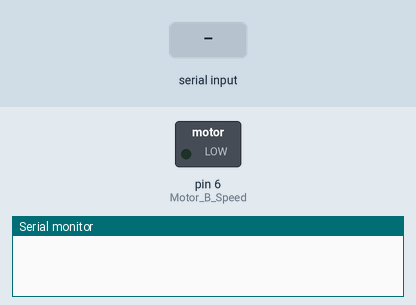
A sketch run on a simulated Arduino Uno, built with avr-gcc and run on an emulated ATmega328P. On the bench: switched loads named in the sketch (green lamp = pin HIGH), the last lines printed to the serial monitor. The test bench sets the inputs (shaded band).

Above: at 1.2 s.
1.3 s: "90,45\n" received over Serial
At 1.7 s:
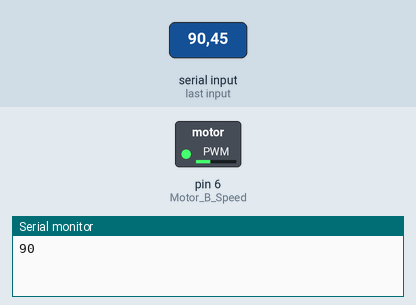
3.8 s: "30,150\n" received over Serial
At 4.6 s:
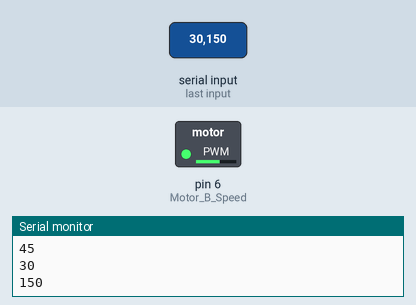
6.3 s: "200\n" received over Serial
At 6.7 s:
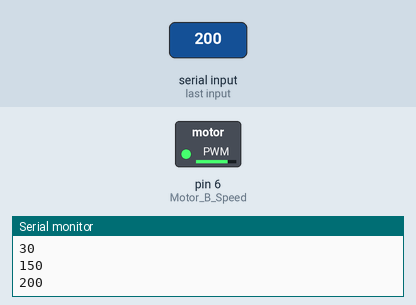
Timing chart, 0 to 9.3 s (numbered marks = the images above; inputs shaded):
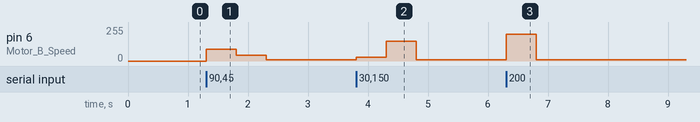

The sketch:

Torque_Differential_Threshold_Userstudy_Code.ino
```cpp
//Motor A : Right
//Motor B : Left
//Motor C : Center

int Motor_A_Speed = 5; //PWM

int Motor_B_Speed = 6;

int Motor_C_Speed = 9;

int normalPWN = 0;
int durationV = 500;
void setup() {
  Serial.begin(9600);

}
void pullingString_A_B(int data, int duration){
    /*모터A설정*/
    analogWrite(Motor_A_Speed, data);       // Motor A 속도조절 (0~255)
    /*모터B설정*/
    analogWrite(Motor_B_Speed, data);       // Motor A 속도조절 (0~255)

    if(data >0){
      delay(duration);
    }
    normalState(normalPWN);
}
void pullingString_B_C(int data, int duration){
    /*모터C설정*/
    analogWrite(Motor_C_Speed, data);       // Motor A 속도조절 (0~255)
    /*모터B설정*/
    analogWrite(Motor_B_Speed, data);       // Motor A 속도조절 (0~255)

    if(data >0){
      delay(duration);
    }
    normalState(normalPWN);
}
void pullingString_C_A(int data, int duration){
    /*모터A설정*/
    analogWrite(Motor_A_Speed, data);       // Motor A 속도조절 (0~255)
    /*모터C설정*/
    analogWrite(Motor_C_Speed, data);       // Motor A 속도조절 (0~255)
    if(data >0){
      delay(duration);
    }
    normalState(normalPWN);
}
void pullingString_C(int data, int duration){
    /*모터A설정*/
    analogWrite(Motor_C_Speed, data);       // Motor A 속도조절 (0~255)

    if(data >0){
      delay(duration);
    }
    normalState(normalPWN);
}
void pullingString_B(int data, int duration){
    /*모터B설정*/
    analogWrite(Motor_B_Speed, data);       // Motor A 속도조절 (0~255)

    if(data >0){
      delay(duration);
    }
    normalState(normalPWN);
}
void pullingString_A(int data, int duration){
    /*모터A설정*/
    analogWrite(Motor_A_Speed, data);       // Motor A 속도조절 (0~255)

    if(data >0){
      delay(duration);
    }
    normalState(normalPWN);
}

void pullingString(int data, int duration){
    /*모터A설정*/
    //analogWrite(Motor_A_Speed, data);       // Motor A 속도조절 (0~255)

    /*모터B설정*/
    //analogWrite(Motor_B_Speed, data);        // Motor B 속도조절 (0~255)

    /*모터C설정*/
    analogWrite(Motor_B_Speed, data);        // Motor B 속도조절 (0~255)

    delay(duration);
    normalState(normalPWN);
    //Serial.println("SSSS");
    //analogWrite(Motor_B_Speed, data);
}
void pullingString_all(int data, int duration){
    /*모터A설정*/
    analogWrite(Motor_A_Speed, data);       // Motor A 속도조절 (0~255)

    /*모터B설정*/
    analogWrite(Motor_B_Speed, data);        // Motor B 속도조절 (0~255)

    /*모터C설정*/
    analogWrite(Motor_C_Speed, data);        // Motor B 속도조절 (0~255)

    if(data >0){
      delay(duration);
    }

    //normalState(normalPWN);
}

void normalState(int data){
  /*모터A설정*/
    //analogWrite(Motor_A_Speed, 10);       // Motor A 속도조절 (0~255)

    /*모터B설정*/
    analogWrite(Motor_B_Speed, 10);        // Motor B 속도조절 (0~255)

    /*모터C설정*/
    //analogWrite(Motor_C_Speed, 10);        // Motor B 속도조절 (0~255)
}
int value = 255;
int loopNum =0;
void loop() {
  if (Serial.available()>0){                 // 만약 시리얼 통신이 온다면

    int data = Serial.parseInt();  // 시리얼 통신 값을 문자형변수 data에 저장
    if( data > 0){
      Serial.println(data);                     // 그 값을 출력
      pullingString(data, durationV);
    }


    //delayMicroseconds(1);                   // 3초 유지
    // /*모터A설정*/
    // digitalWrite(7, LOW);      // Motor A 방향설정1
    // digitalWrite(8, HIGH);     // Motor A 방향설정2
    // analogWrite(9, 30);      // Motor A 속도조절 (0~255)
    // /*모터B설정*/
    // //digitalWrite(4, HIGH);    // Motor B 방향설정1
    // //digitalWrite(5, LOW);     // Motor B 방향설정2
    // //analogWrite(3, 150);      // Motor B 속도조절 (0~255)
    // delay(3000);
  }
}
```

Measured:
- after the input at 1.3 s, pin 6 (Motor_B_Speed): 0/255 → 90/255 at once, → 45/255 0.50 s later, → 10/255 0.50 s later
- after the input at 3.8 s, pin 6 (Motor_B_Speed): 10/255 → 30/255 at once, → 150/255 0.50 s later, → 10/255 0.50 s later
- after the input at 6.3 s, pin 6 (Motor_B_Speed): 10/255 → 200/255 at once, → 10/255 0.50 s later
